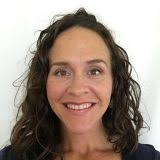
#> input picture images.jpg, 160 x 160 px
$ python opencv_basics.py
#> lines starting #> are read from the running program, lines starting #| are printed output that depends on the picture; after the words box and inside, x2 and y2 are one past the last pixel; in counts of white or black regions, pixels touching at a corner belong together; pictures that were not available may be replaced by others from this repository, and a replacement may not be noted
import cv2
import numpy as np
import matplotlib.pyplot as plt

#Reading image
img = cv2.imread("images.jpg")
#> img is the input picture: shape (160, 160, 3); mean B, G, R 132, 142.7, 159.2
cv2.imshow("Output", img)
cv2.waitKey(1000)

#Video
cap = cv2.VideoCapture('test.mp4')


while True:
    success,img = cap.read()
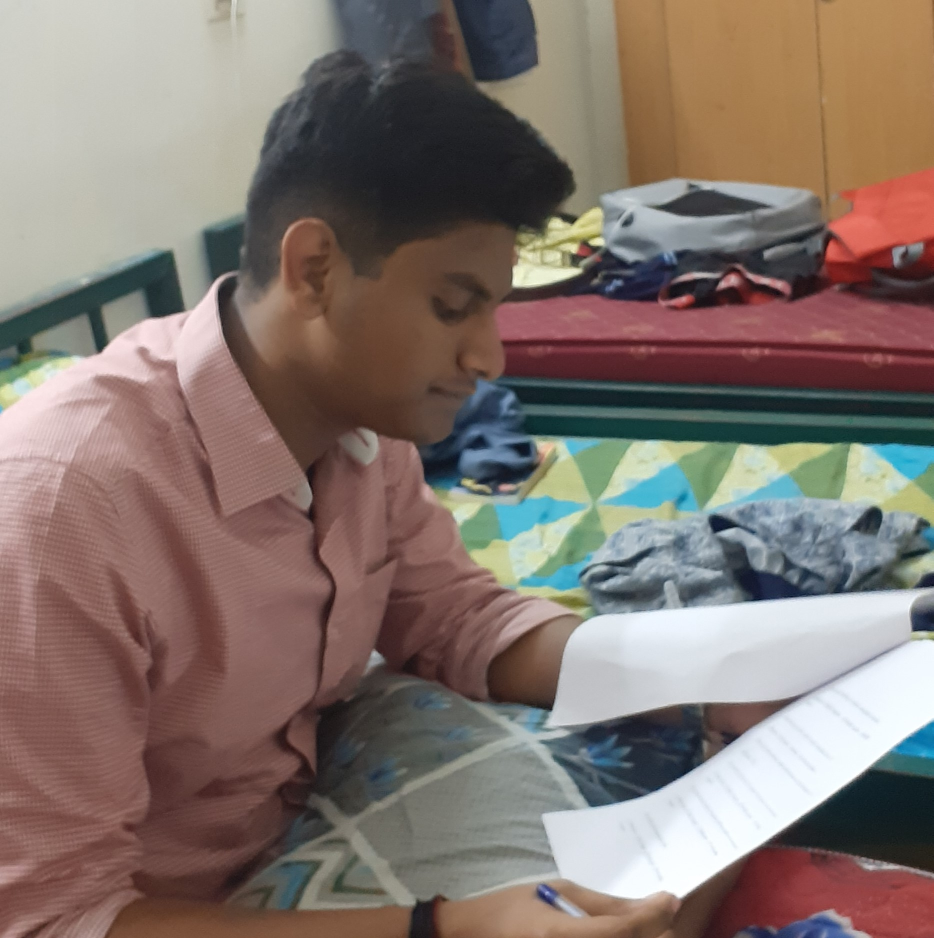
#> input picture image1.jpg, 1867 x 1876 px, given in place of test.mp4, which was not available (shown at 1/2 size)
#> img is the input picture: shape (1876, 1867, 3); mean B, G, R 109.3, 116.1, 130.5
    cv2.imshow("output",img)
    if cv2.waitKey(1) & 0xFF ==ord('q'):
#> (key q is pressed here)
        break

#webcam
cap= cv2.VideoCapture(0)
cap.set(3,360) #width
cap.set(4,480) #height
cap.set(10,100) #brightness

while True:
    sucess,img = cap.read()
    cv2.imshow("output",img)
    if cv2.waitKey(1) & 0xFF == ord('q'):
#> (key q is pressed here)
        break

#image modification
kernel = np.ones((5,5),np.uint8)

img = cv2.imread('images.jpg')
imgGray = cv2.cvtColor(img, cv2.COLOR_BGR2GRAY)
imgBlur = cv2.GaussianBlur(imgGray, (7,7),0)
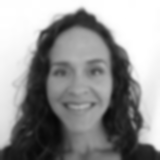
#> imgBlur: shape (160, 160); min 7, max 255, mean 146.5
imgcanny = cv2.Canny(img,150,200)
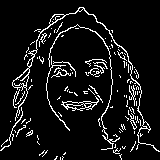
#> imgcanny: shape (160, 160); 8.3% white in thin lines or dots
imgDialation = cv2.dilate(imgcanny, kernel,iterations=1)
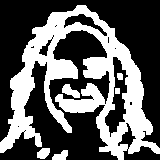
#> imgDialation: shape (160, 160); 37.2% white; 6 white regions, box (x1, y1, x2, y2) and area: (0, 5, 160, 160) 9105, (62, 84, 80, 98) 142, (37, 148, 50, 159) 110, (52, 150, 68, 160) 109, (117, 73, 123, 80) 39, (115, 88, 120, 94) 30
imgEroded = cv2.erode(imgDialation, kernel, iterations=1)
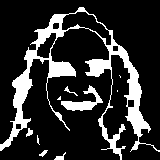
#> imgEroded: shape (160, 160); 18.1% white; 10 white regions (4 under 20 px), largest, box (x1, y1, x2, y2) and area: (0, 7, 160, 160) 4068, (61, 85, 103, 111) 386, (54, 152, 66, 160) 41, (26, 128, 33, 137) 36, (64, 86, 78, 96) 30, (39, 150, 48, 157) 30

cv2.imshow('output',img)
cv2.imshow('Gray',imgGray)
cv2.imshow('Blur',imgBlur)
cv2.imshow('canny',imgcanny)
cv2.imshow('dialte',imgDialation)
cv2.imshow('erode',imgEroded)
cv2.waitKey(0)


img = cv2.imread("images.jpg")
print(img.shape)
#| (160, 160, 3)
imgR = cv2.resize(img, (100,100))
print(imgR.shape)
#| (100, 100, 3)
imgC = img[0:100, 0:100]  #cropping
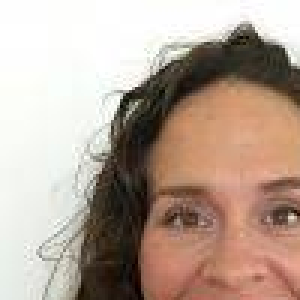
#> imgC: shape (100, 100, 3) (shown 3 times larger); mean B, G, R 150.5, 163.5, 182.6
print(imgC.shape)
#| (100, 100, 3)

cv2.imshow("resize", imgR)
cv2.imshow('Cropped', imgC)
cv2.waitKey(0)

#opencv features
img = np.zeros((512,512,3), np.uint8)
img[:] = 0,255,255
cv2.line(img, (0,0), (512,512), (0,0,255), thickness=2)
cv2.rectangle(img, (0,0), (512,512), (0,255,0), thickness=3)
#> img: shape (512, 512, 3)
cv2.circle(img, (256,256), 100, (255,0,0), thickness=2)
cv2.putText(img, "hi", (256,256), cv2.FONT_HERSHEY_COMPLEX, 1, (0,0,255))
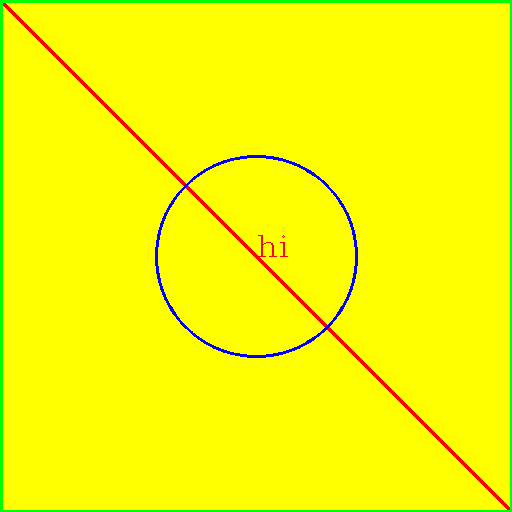
#> img: shape (512, 512, 3); mean B, G, R 1.8, 250.7, 248.3
cv2.imshow("img", img)

cv2.waitKey(0)

#stacking images
# [30 lines left out: function stackImages, not called in this run]

img = cv2.imread('Resources/lena.png')
#> (the run stopped early here; a loop or call above may not have finished)
